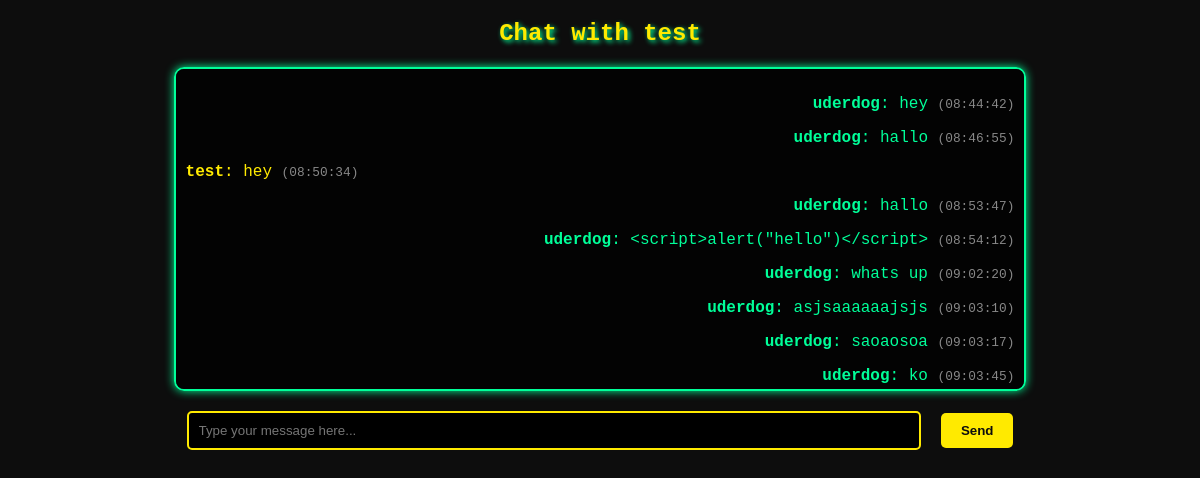
Screenshot of /private/test/ (signed in) with the database file from the repository.
### private_chat/models.py (models this page shows, shortened)
class PrivateMessage(models.Model):
    sender = models.ForeignKey(User, related_name='private_sent_messages', on_delete=models.CASCADE)
    receiver = models.ForeignKey(User, related_name='private_received_messages', on_delete=models.CASCADE)
    text = models.TextField()
    timestamp = models.DateTimeField(auto_now_add=True)

### private_chat/views.py (the view)
# urls.py: path('<str:username>/', private_chat_room, name='private_chat'),
def private_chat_room(request, username):
    other_user = get_object_or_404(User, username=username)
    messages = PrivateMessage.objects.filter(
        sender__in=[request.user, other_user],
        receiver__in=[request.user, other_user]
    ).order_by('timestamp')
    return render(request, 'private_chat.html', {
        'other_user': other_user,
        'messages': messages,
    })

### private_chat/templates/private_chat.html (shortened to what this page needs)
<!DOCTYPE html>
<html>
<head>
</head>
<body onload="document.getElementById('chat-message-input').focus();">
    <h2>Chat with {{ other_user.username }}</h2>
    <div id="chat-log">
        {% for msg in messages %}
            <p class="{% if msg.sender.username == request.user.username %}sent{% else %}received{% endif %}">
                <strong>{{ msg.sender.username }}</strong>: {{ msg.text }}
                <small>({{ msg.timestamp|date:"H:i:s" }})</small>
            </p>
        {% endfor %}
    </div>
    <div id="input-wrapper">
        <input id="chat-message-input" type="text" autocomplete="off" placeholder="Type your message here..." />
        <button id="chat-message-submit" disabled>Send</button>
    </div>
</body>
</html>

### private_chat/templates/private_chat.html (style rules this page uses)
body { background-color: #0d0d0d; color: #00ff99; font-family: 'Courier New', monospace; text-align: center; }
h2 { color: #FFEA00; text-shadow: 2px 2px 5px #00ff99; margin-top: 20px; }
#chat-log { border: 2px solid #00ff99; height: 300px; overflow-y: auto; padding: 10px; margin: 20px auto; background: rgba(0, 0, 0, 0.8); box-shadow: 0px 0px 10px #00ff99; border-radius: 10px; width: 70%; text-align: left; }
.sent { text-align: right; color: #00ff99; }
.received { text-align: left; color: #FFEA00; }
input[type="text"] { width: 60%; padding: 10px; border: 2px solid #FFEA00; background: black; color: #00ff99; border-radius: 5px; outline: none; }
button { padding: 10px 20px; background: #FFEA00; border: none; color: #0d0d0d; font-weight: bold; cursor: pointer; border-radius: 5px; margin-left: 10px; transition: 0.3s; }
small { font-size: 0.8em; color: #888; }
#input-wrapper { display: flex; justify-content: center; align-items: center; margin-bottom: 40px; gap: 10px; }

### rows the page displays
PrivateMessage: sender.username "uderdog", text "hey", timestamp "08:44:42"
PrivateMessage: sender.username "uderdog", text "hallo", timestamp "08:46:55"
PrivateMessage: sender.username "test", text "hey", timestamp "08:50:34"
PrivateMessage: sender.username "uderdog", text "hallo", timestamp "08:53:47"
PrivateMessage: sender.username "uderdog", text "<script>alert(\"hello\")</script>", timestamp "08:54:12"
PrivateMessage: sender.username "uderdog", text "whats up", timestamp "09:02:20"
PrivateMessage: sender.username "uderdog", text "asjsaaaaaajsjs", timestamp "09:03:10"
PrivateMessage: sender.username "uderdog", text "saoaosoa", timestamp "09:03:17"
PrivateMessage: sender.username "uderdog", text "ko", timestamp "09:03:45"

### other values shown
{{ other_user.username }} "test"
